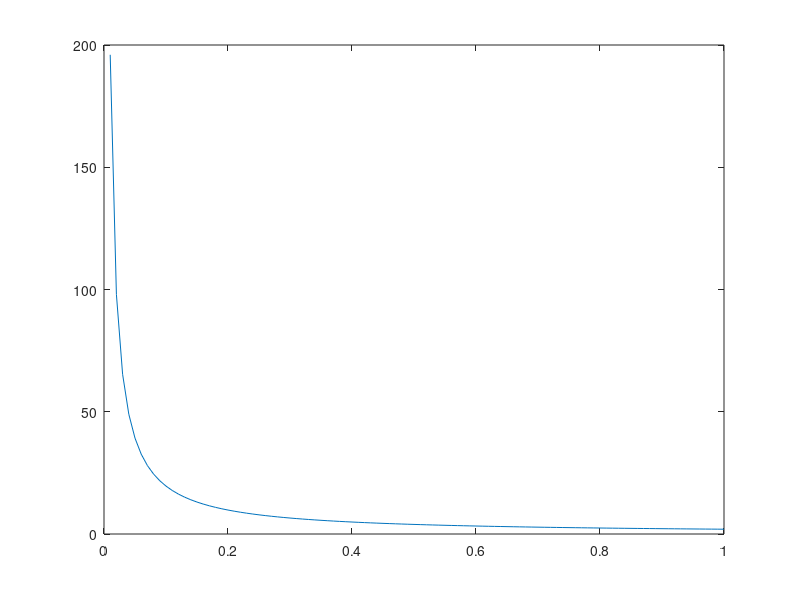

The MATLAB source for this figure:
% 20 kg /cm
% 20 * 9.8 N / cm
Mass = 20;
Torque = Mass*9.8*0.01; % N/m

distance = 0:0.01:1;

Force = Torque./distance;  % distance in meters

plot(distance, Force);

% The force is the amount of force exerted by the motor at that distance, 
% use that as a starting point to calculate moments in the system.
% Point at which the motor generates the most moment is closest to the
% shaft. A belt mechanism would better suit the application because the 
% pulley has a short radius (0.1 m) meaning that the motor can apply more
% torque to the belt. The belt then transfers that power away to the joint
% at any given distance without loss.
% A stick (1 m) will reduce the force to its minimum losing the advantage
% of getting power close from the motor.